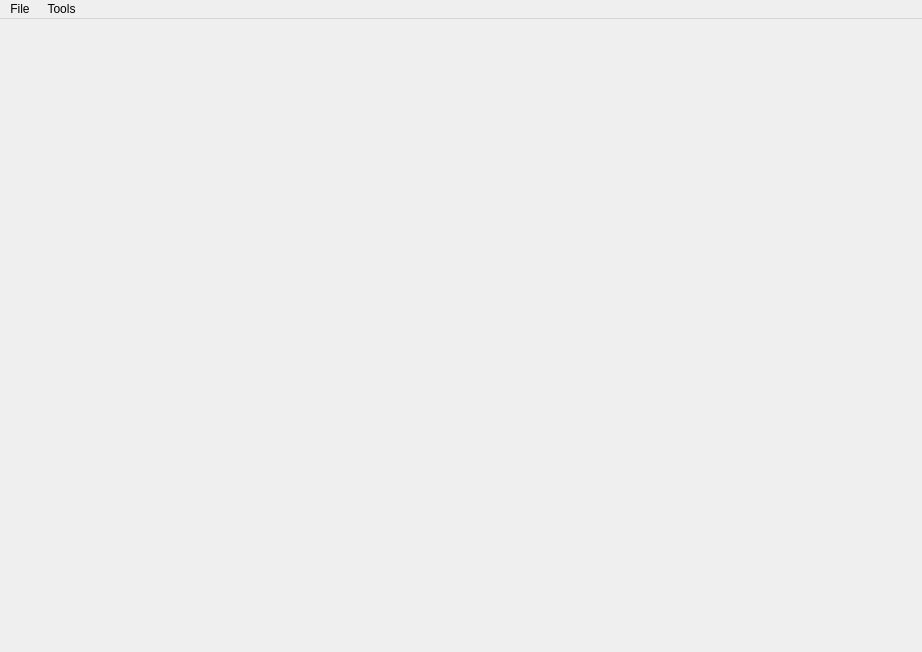
<?xml version="1.0" encoding="UTF-8"?>
<ui version="4.0">
 <class>MainWindow</class>
 <widget class="QMainWindow" name="MainWindow">
  <property name="geometry">
   <rect>
    <x>0</x>
    <y>0</y>
    <width>922</width>
    <height>652</height>
   </rect>
  </property>
  <property name="sizePolicy">
   <sizepolicy hsizetype="Preferred" vsizetype="Preferred">
    <horstretch>0</horstretch>
    <verstretch>0</verstretch>
   </sizepolicy>
  </property>
  <property name="minimumSize">
   <size>
    <width>200</width>
    <height>200</height>
   </size>
  </property>
  <property name="maximumSize">
   <size>
    <width>16777215</width>
    <height>16777215</height>
   </size>
  </property>
  <property name="windowTitle">
   <string>Atrea Script Editor</string>
  </property>
  <property name="dockOptions">
   <set>QMainWindow::AllowNestedDocks|QMainWindow::AllowTabbedDocks|QMainWindow::AnimatedDocks</set>
  </property>
  <widget class="QMenuBar" name="menuBar">
   <property name="geometry">
    <rect>
     <x>0</x>
     <y>0</y>
     <width>922</width>
     <height>21</height>
    </rect>
   </property>
   <widget class="QMenu" name="menuFile">
    <property name="title">
     <string>File</string>
    </property>
    <addaction name="actionNew_Mission"/>
    <addaction name="actionLoad_Mission"/>
    <addaction name="actionQuit"/>
   </widget>
   <widget class="QMenu" name="menu_Tools">
    <property name="title">
     <string> Tools</string>
    </property>
    <addaction name="actionBulk_Compile_Scripts"/>
   </widget>
   <addaction name="menuFile"/>
   <addaction name="menu_Tools"/>
  </widget>
  <action name="actionNew_Mission">
   <property name="text">
    <string>New Script</string>
   </property>
  </action>
  <action name="actionSave_Mission">
   <property name="text">
    <string>Save Script</string>
   </property>
  </action>
  <action name="actionLoad_Mission">
   <property name="text">
    <string>Load Script</string>
   </property>
  </action>
  <action name="actionQuit">
   <property name="text">
    <string>Quit</string>
   </property>
  </action>
  <action name="actionSave_Script_As">
   <property name="text">
    <string>Save Script As ...</string>
   </property>
  </action>
  <action name="actionCompileScript">
   <property name="text">
    <string>Compile Script As ...</string>
   </property>
  </action>
  <action name="actionReloadOnServer">
   <property name="text">
    <string>Reload on Server</string>
   </property>
  </action>
  <action name="actionSettings">
   <property name="text">
    <string>Settings</string>
   </property>
  </action>
  <action name="actionCompileScriptServer">
   <property name="text">
    <string>Compile Script</string>
   </property>
  </action>
  <action name="actionCompileAndReload">
   <property name="text">
    <string>Compile and Reload</string>
   </property>
  </action>
  <action name="actionBulk_Compile_Scripts">
   <property name="text">
    <string>Bulk Compile Scripts ...</string>
   </property>
  </action>
 </widget>
 <layoutdefault spacing="6" margin="11"/>
 <resources/>
 <connections/>
</ui>
